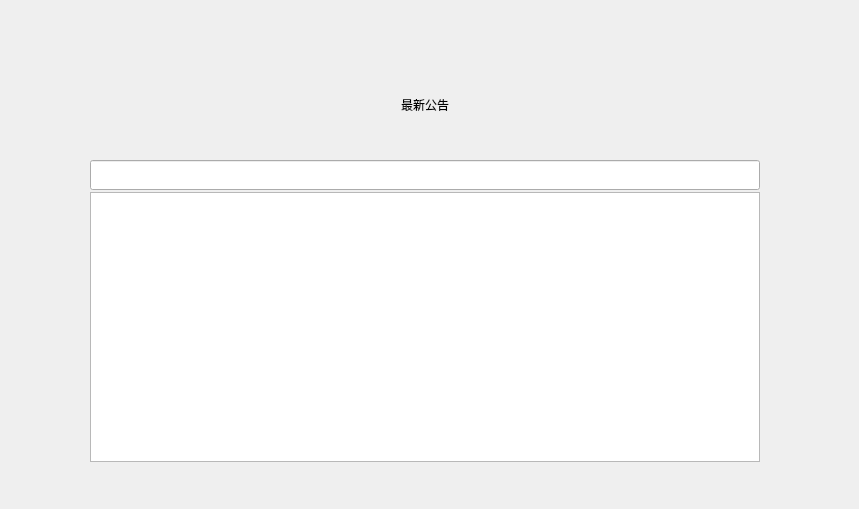
    <widget class="QWidget" name="page1">
     <widget class="QLineEdit" name="titleValue">
      <property name="geometry">
       <rect>
        <x>90</x>
        <y>160</y>
        <width>670</width>
        <height>30</height>
       </rect>
      </property>
      <property name="alignment">
       <set>Qt::AlignCenter</set>
      </property>
     </widget>
     <widget class="QTextEdit" name="contentValue">
      <property name="geometry">
       <rect>
        <x>90</x>
        <y>192</y>
        <width>670</width>
        <height>270</height>
       </rect>
      </property>
     </widget>
     <widget class="QLabel" name="newNotice">
      <property name="geometry">
       <rect>
        <x>0</x>
        <y>80</y>
        <width>850</width>
        <height>50</height>
       </rect>
      </property>
      <property name="styleSheet">
       <string notr="true">font: 26pt &quot;华文行楷&quot;;
</string>
      </property>
      <property name="text">
       <string>最新公告</string>
      </property>
      <property name="alignment">
       <set>Qt::AlignCenter</set>
      </property>
     </widget>
     <widget class="QLabel" name="timeLabel">
      <property name="geometry">
       <rect>
        <x>20</x>
        <y>10</y>
        <width>300</width>
        <height>30</height>
       </rect>
      </property>
      <property name="text">
       <string/>
      </property>
     </widget>
     <widget class="QLabel" name="welcome">
      <property name="geometry">
       <rect>
        <x>420</x>
        <y>10</y>
        <width>400</width>
        <height>30</height>
       </rect>
      </property>
      <property name="text">
       <string/>
      </property>
      <property name="alignment">
       <set>Qt::AlignCenter</set>
      </property>
     </widget>
     <widget class="QLabel" name="noticeTime">
      <property name="geometry">
       <rect>
        <x>460</x>
        <y>470</y>
        <width>300</width>
        <height>30</height>
       </rect>
      </property>
      <property name="styleSheet">
       <string notr="true">font: 12pt &quot;楷体&quot;;
text-decoration: underline;</string>
      </property>
      <property name="text">
       <string/>
      </property>
      <property name="alignment">
       <set>Qt::AlignRight|Qt::AlignTrailing|Qt::AlignVCenter</set>
      </property>
     </widget>
    </widget>
